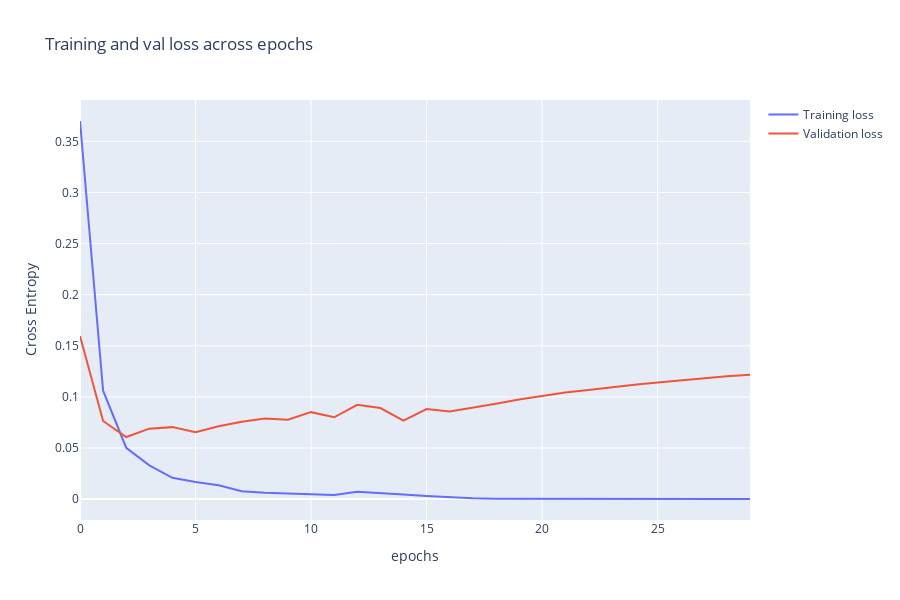

Here is the notebook cell this chart was saved with:
### Code cell
history = RNN_model.history.history

fig = go.Figure(data=[
                      go.Scatter(
                          y=history["loss"],
                          name="Training loss",
                          mode="lines",
                          ),
                      go.Scatter(
                          y=history["val_loss"],
                          name="Validation loss",
                          mode="lines",
                          )
])
fig.update_layout(
    title='Training and val loss across epochs',
    xaxis_title='epochs',
    yaxis_title='Cross Entropy' ,
    height=600,
    width=900
     
)
fig.show()

### Figure 1 — Plotly figure (JSON) as saved in the notebook; plotly's stock layout.template omitted (floating-point values rounded to 4 significant figures)
{"data": [{"mode": "lines", "name": "Training loss", "type": "scatter", "y": [0.3699, 0.106, 0.05022, 0.03301, 0.02085, 0.01681, 0.01352, 0.007657, 0.006108, 0.00522, 0.004591, 0.004059, 0.007233, 0.005604, 0.004583, 0.003132, 0.001966, 0.0007317, 0.0004341, 0.000331, 0.0002666, 0.0002215, 0.000191, 0.0001646, 0.0001441, 0.000128, 0.0001145, 0.0001029, 9.322e-05, 8.432e-05]}, {"mode": "lines", "name": "Validation loss", "type": "scatter", "y": [0.1595, 0.07641, 0.0607, 0.06887, 0.07039, 0.06548, 0.07118, 0.07564, 0.07876, 0.07766, 0.08504, 0.08004, 0.09217, 0.08907, 0.07676, 0.08807, 0.08558, 0.08922, 0.09319, 0.09738, 0.1011, 0.1042, 0.1067, 0.1097, 0.1119, 0.1141, 0.1163, 0.118, 0.1201, 0.1216]}], "layout": {"height": 600, "title": {"text": "Training and val loss across epochs"}, "width": 900, "xaxis": {"title": {"text": "epochs"}}, "yaxis": {"title": {"text": "Cross Entropy"}}}}
